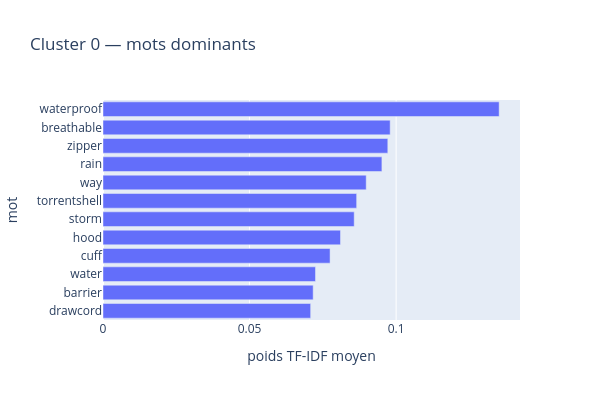
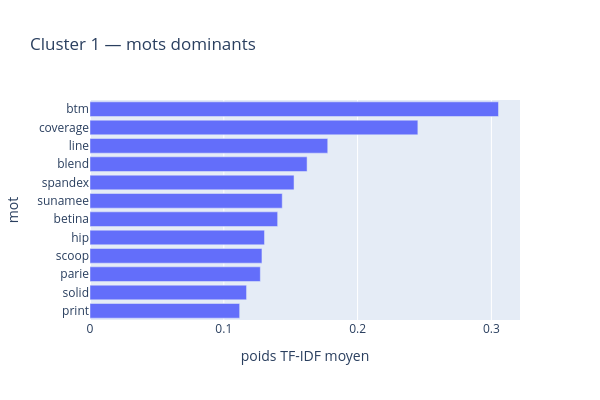
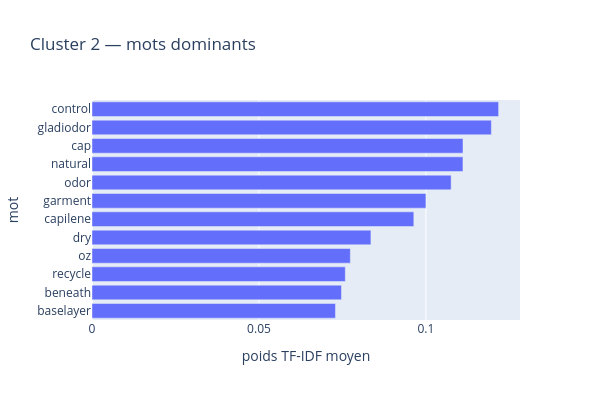
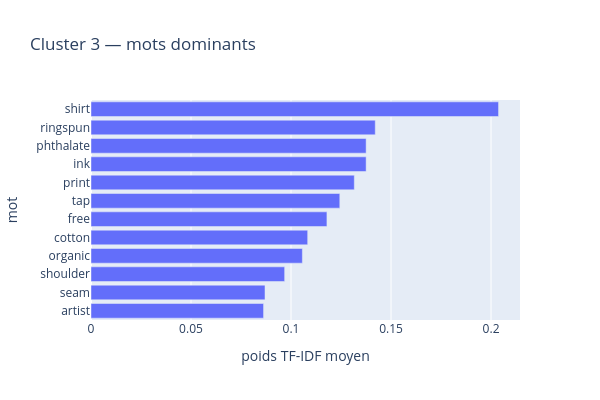

Notebook source saved alongside these figures, in order:
### Code cell
cluster_ids = np.unique(labels[labels != -1]) # Parcours tous les clusters sauf le bruit (-1)

for cluster_id in cluster_ids:
    masque = labels == cluster_id
    assert cluster_id != -1 and masque.any()

    X_cluster = matrice_tfidf_sublinear[masque]

    # Poids TF-IDF moyen de chaque mot dans ce groupe
    poids = np.asarray(X_cluster.mean(axis=0)).ravel()
    top = np.argsort(poids)[::-1][:12]
    top = top[poids[top] > 0]

    mots_cluster = pd.DataFrame({
        "mot": mots[top],
        "poids TF-IDF moyen": poids[top]
    })

    fig = px.bar(
        mots_cluster,
        x="poids TF-IDF moyen",
        y="mot",
        orientation="h",
        title=f"Cluster {cluster_id} — mots dominants",
        height=400,
        width=600
    )
    fig.update_yaxes(categoryorder="total ascending")
    fig.show()

    # Descriptions les plus proches du centre moyen en distance cosinus
    centre = np.asarray(X_cluster.mean(axis=0))
    similarites = cosine_similarity(X_cluster, centre).ravel()

    positions = np.flatnonzero(masque)
    selection = positions[np.argsort(similarites)[::-1][:3]]

    print(f"Cluster {cluster_id} : {len(positions)} produits")

    with pd.option_context("display.max_colwidth", None):
        display(lecture.iloc[selection][["id", "texte"]])

### Figure 1 — Plotly figure (JSON) as saved in the notebook; plotly's stock layout.template omitted (floating-point values rounded to 4 significant figures)
{"data": [{"hovertemplate": "poids TF-IDF moyen=%{x}<br>mot=%{y}<extra></extra>", "legendgroup": "", "marker": {"color": "#636efa", "pattern": {"shape": ""}}, "name": "", "orientation": "h", "showlegend": false, "textposition": "auto", "type": "bar", "x": [0.1352, 0.09798, 0.09717, 0.09515, 0.0898, 0.08654, 0.0857, 0.08103, 0.07747, 0.07249, 0.0717, 0.07084], "xaxis": "x", "y": ["waterproof", "breathable", "zipper", "rain", "way", "torrentshell", "storm", "hood", "cuff", "water", "barrier", "drawcord"], "yaxis": "y"}], "layout": {"barmode": "relative", "height": 400, "legend": {"tracegroupgap": 0}, "title": {"text": "Cluster 0 — mots dominants"}, "width": 600, "xaxis": {"anchor": "y", "domain": [0, 1], "title": {"text": "poids TF-IDF moyen"}}, "yaxis": {"anchor": "x", "categoryorder": "total ascending", "domain": [0, 1], "title": {"text": "mot"}}}}

### Figure 2 — Plotly figure (JSON) as saved in the notebook; plotly's stock layout.template omitted (floating-point values rounded to 4 significant figures)
{"data": [{"hovertemplate": "poids TF-IDF moyen=%{x}<br>mot=%{y}<extra></extra>", "legendgroup": "", "marker": {"color": "#636efa", "pattern": {"shape": ""}}, "name": "", "orientation": "h", "showlegend": false, "textposition": "auto", "type": "bar", "x": [0.3053, 0.245, 0.1777, 0.1622, 0.1525, 0.1437, 0.1402, 0.1304, 0.1285, 0.1273, 0.117, 0.1118], "xaxis": "x", "y": ["btm", "coverage", "line", "blend", "spandex", "sunamee", "betina", "hip", "scoop", "parie", "solid", "print"], "yaxis": "y"}], "layout": {"barmode": "relative", "height": 400, "legend": {"tracegroupgap": 0}, "title": {"text": "Cluster 1 — mots dominants"}, "width": 600, "xaxis": {"anchor": "y", "domain": [0, 1], "title": {"text": "poids TF-IDF moyen"}}, "yaxis": {"anchor": "x", "categoryorder": "total ascending", "domain": [0, 1], "title": {"text": "mot"}}}}

### Figure 3 — Plotly figure (JSON) as saved in the notebook; plotly's stock layout.template omitted (floating-point values rounded to 4 significant figures)
{"data": [{"hovertemplate": "poids TF-IDF moyen=%{x}<br>mot=%{y}<extra></extra>", "legendgroup": "", "marker": {"color": "#636efa", "pattern": {"shape": ""}}, "name": "", "orientation": "h", "showlegend": false, "textposition": "auto", "type": "bar", "x": [0.1218, 0.1196, 0.1111, 0.1111, 0.1075, 0.09999, 0.09637, 0.08352, 0.07736, 0.07585, 0.0747, 0.0729], "xaxis": "x", "y": ["control", "gladiodor", "cap", "natural", "odor", "garment", "capilene", "dry", "oz", "recycle", "beneath", "baselayer"], "yaxis": "y"}], "layout": {"barmode": "relative", "height": 400, "legend": {"tracegroupgap": 0}, "title": {"text": "Cluster 2 — mots dominants"}, "width": 600, "xaxis": {"anchor": "y", "domain": [0, 1], "title": {"text": "poids TF-IDF moyen"}}, "yaxis": {"anchor": "x", "categoryorder": "total ascending", "domain": [0, 1], "title": {"text": "mot"}}}}

### Figure 4 — Plotly figure (JSON) as saved in the notebook; plotly's stock layout.template omitted (floating-point values rounded to 4 significant figures)
{"data": [{"hovertemplate": "poids TF-IDF moyen=%{x}<br>mot=%{y}<extra></extra>", "legendgroup": "", "marker": {"color": "#636efa", "pattern": {"shape": ""}}, "name": "", "orientation": "h", "showlegend": false, "textposition": "auto", "type": "bar", "x": [0.2038, 0.1421, 0.1376, 0.1376, 0.1317, 0.1244, 0.118, 0.1083, 0.1057, 0.09682, 0.087, 0.08627], "xaxis": "x", "y": ["shirt", "ringspun", "ink", "phthalate", "print", "tap", "free", "cotton", "organic", "shoulder", "seam", "artist"], "yaxis": "y"}], "layout": {"barmode": "relative", "height": 400, "legend": {"tracegroupgap": 0}, "title": {"text": "Cluster 3 — mots dominants"}, "width": 600, "xaxis": {"anchor": "y", "domain": [0, 1], "title": {"text": "poids TF-IDF moyen"}}, "yaxis": {"anchor": "x", "categoryorder": "total ascending", "domain": [0, 1], "title": {"text": "mot"}}}}
